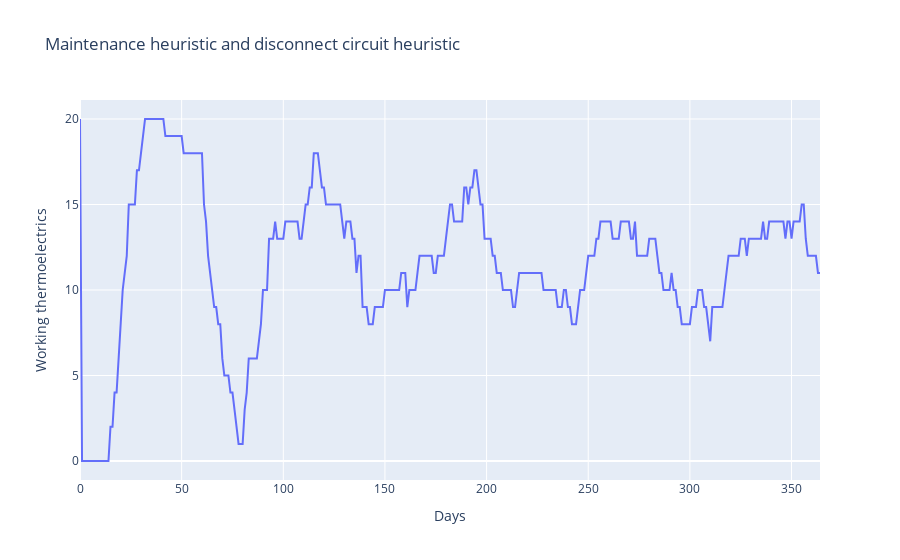
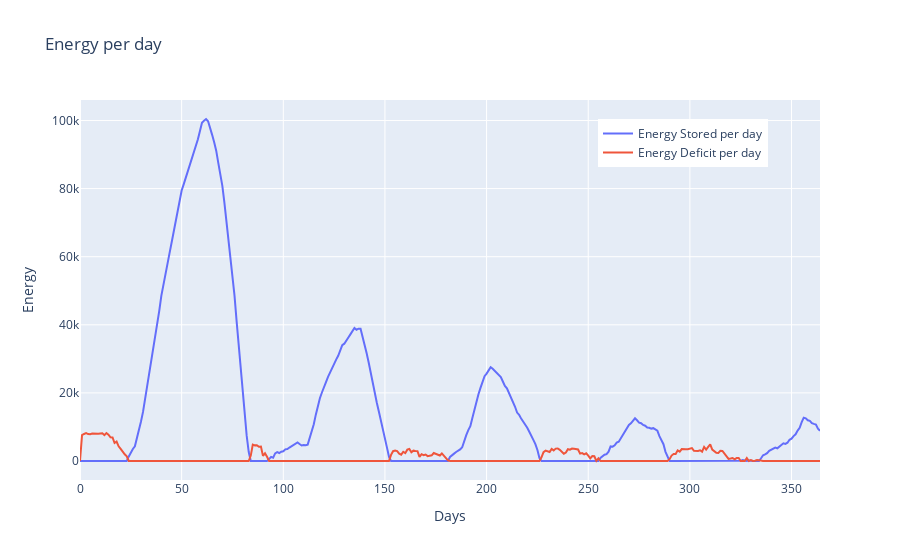

Notebook code cell kept with these figures, in order:
### Code cell
tmp_thermoelectrics = copy.deepcopy(thermoelectrics)
tmp_circuits = copy.deepcopy(circuits)

(
    working_thermoelectrics_both_heuristic,
    deficit_per_day_both_heuristic,
    stored_energy_per_day_both_heuristic,
    circuits_result,
) = simulate(
    tmp_thermoelectrics,
    days,
    Agent(
        give_maintenance_heuristic,
        disconnect_circuit_heuristic,
    ),
    tmp_circuits,
    stored_energy,
)
working_thermoelectrics_both_heuristic = [
    sum(x) for x in working_thermoelectrics_both_heuristic
]


fig_both_heuristic = go.Figure()
fig_both_heuristic.add_trace(
    go.Scatter(
        x=list(range(0, days)),
        y=working_thermoelectrics_both_heuristic,
        mode="lines",
    )
)
fig_both_heuristic.update_layout(
    title="Maintenance heuristic and disconnect circuit heuristic",
    xaxis_title="Days",
    yaxis_title="Working thermoelectrics",
)

fig_both_heuristic.show()


fig_energy_deficit_and_stored = go.Figure()


fig_energy_deficit_and_stored.add_trace(
    go.Scatter(
        x=list(range(0, days)),
        y=stored_energy_per_day_both_heuristic,
        mode="lines",
        name="Energy Stored per day",
    )
)

fig_energy_deficit_and_stored.add_trace(
    go.Scatter(
        x=list(range(0, days)),
        y=deficit_per_day_both_heuristic,
        mode="lines",
        name="Energy Deficit per day",
    )
)

fig_energy_deficit_and_stored.update_layout(
    title="Energy per day",
    xaxis_title="Days",
    yaxis_title="Energy",
    legend=dict(x=0.7, y=0.95),
    showlegend=True,
)


fig_energy_deficit_and_stored.show()

### Figure 1 — Plotly figure (JSON) as saved in the notebook; plotly's stock layout.template omitted (floating-point values rounded to 4 significant figures; data arrays with more than 128 entries replaced by an {"elided": "..."} marker saying what was removed)
{"data": [{"mode": "lines", "type": "scatter", "x": {"elided": "365 int values"}, "y": {"elided": "366 int values"}}], "layout": {"title": {"text": "Maintenance heuristic and disconnect circuit heuristic"}, "xaxis": {"title": {"text": "Days"}}, "yaxis": {"title": {"text": "Working thermoelectrics"}}}}

### Figure 2 — Plotly figure (JSON) as saved in the notebook; plotly's stock layout.template omitted (floating-point values rounded to 4 significant figures; data arrays with more than 128 entries replaced by an {"elided": "..."} marker saying what was removed)
{"data": [{"mode": "lines", "name": "Energy Stored per day", "type": "scatter", "x": {"elided": "365 int values"}, "y": {"elided": "366 float values"}}, {"mode": "lines", "name": "Energy Deficit per day", "type": "scatter", "x": {"elided": "365 int values"}, "y": {"elided": "366 float values"}}], "layout": {"legend": {"x": 0.7, "y": 0.95}, "showlegend": true, "title": {"text": "Energy per day"}, "xaxis": {"title": {"text": "Days"}}, "yaxis": {"title": {"text": "Energy"}}}}
